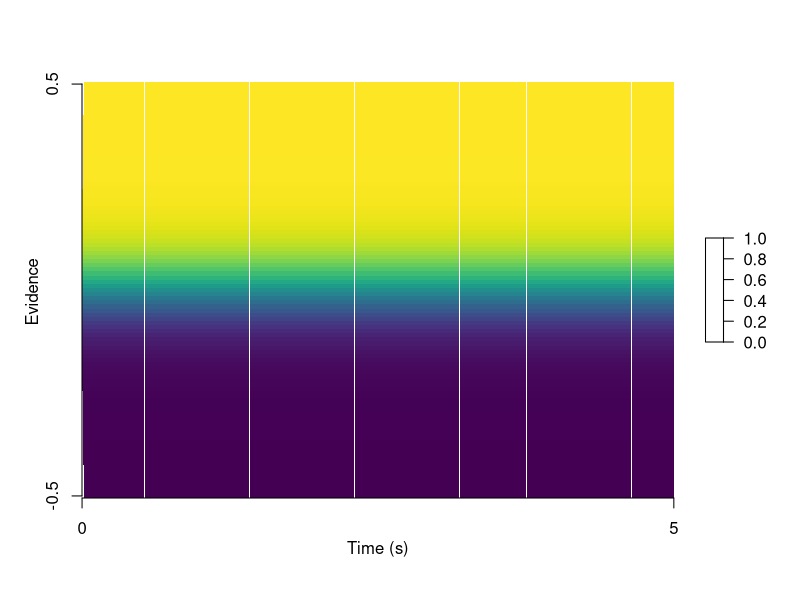

Recreate this plot in R.
library(fields)
library(mnormt)

fast_hm <- function(mu, sigma = .1, dt = .001, ev_bound = .5, ev_window = .01, upperRT = 5){
  ev_mapping <- seq(-ev_bound,ev_bound,by=ev_window)
  time_vec <- seq(0,upperRT,dt)
  if (length(mu)==1) {
    hm <- sapply(time_vec,function(x){
      if (x==0) {
        res <- rep(NA,length(ev_mapping))
        res[ceiling(length(res)/2)] <- .5
      }else{
        dist_pos <- dnorm(ev_mapping,mean=mu*x,sd=sigma*sqrt(x))
        dist_neg <- dnorm(ev_mapping,mean=-mu*x,sd=sigma*sqrt(x))
        res <- dist_pos / (dist_pos + dist_neg)
      }
      c(res)
    })
  }else{
    Nv <- length(mu)
    sigma_mat <- diag(sigma,Nv)
    hm <- sapply(time_vec,function(x){
      if (x==0) {
        res <- rep(NA,length(ev_mapping))
        res[ceiling(length(res)/2)] <- .5
      }else{
        dist_pos <- dmnorm(matrix(rep(ev_mapping,Nv),ncol = Nv),mean=mu*x,varcov=sigma_mat*sqrt(x))
        dist_neg <- dmnorm(matrix(rep(ev_mapping,Nv),ncol = Nv),mean=-mu*x,varcov=sigma_mat*sqrt(x))
        res <- dist_pos / (dist_pos + dist_neg)
      }
      c(res)
    })
  }
  return(t(hm))
  
}

## Heat map resolution
dt <- .001; ev_bound <- .5; ev_window <- dt*10; upperRT <- 5
ev_mapping <- seq(-ev_bound,ev_bound,by=ev_window)
timesteps <- upperRT/dt
v <- .1
Nv <- 100
mu <- rnorm(Nv,v,.02)

hm <- fast_hm(v)

colMap <- viridis(length(hm))

image.plot(1:dim(hm)[1],1:dim(hm)[2],hm,zlim=c(0,1),
          col=colMap,ylab="",xlab='',legend.shrink=.25,
          axes=F)
mtext("Evidence",2,at=dim(hm)[2]/2,line=2);
mtext("Time (s)",1,at=dim(hm)[1]/2,line=2)
axis(1,at=c(1,timesteps),labels=c(0,upperRT));
axis(2,at=c(1,length(ev_mapping)),labels=c(-ev_bound,ev_bound))



# hm <- fast_hm(mu)
# image.plot(1:dim(hm)[1],1:dim(hm)[2],hm,zlim=c(0,1),
#            col=colMap,ylab="",xlab='',legend.shrink=.25,
#            axes=F)
# mtext("Evidence",2,at=dim(hm)[2]/2,line=2);
# mtext("Time (s)",1,at=dim(hm)[1]/2,line=2)
# axis(1,at=c(1,timesteps),labels=c(0,upperRT));
# axis(2,at=c(1,length(ev_mapping)),labels=c(-ev_bound,ev_bound))
# 
# 
# hm <- sapply(mu,function(i){
#   temp_hm <- sapply(
#     time_vec,function(x){
#       if (x==0) {
#         res <- rep(NA,length(ev_mapping))
#         res[ceiling(length(res)/2)] <- .5
#       }else{
#         dist_pos <- dnorm(ev_mapping,mean=i,sd=sigma*sqrt(x))
#         dist_neg <- dnorm(ev_mapping,mean=-i,sd=sigma*sqrt(x))
#         res <- dist_pos / (dist_pos + dist_neg)
#       }
#       c(res)
#     })
# })
